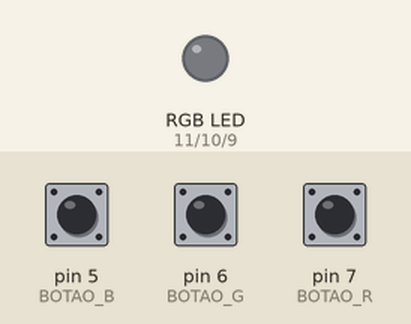
Simulated run of this sketch. Board: Arduino Uno, built with avr-gcc and run on an emulated ATmega328P. Shown: an RGB LED mixed from three pins (HIGH = lit). Inputs (shaded band) come from the test bench; at power-on: pin 5 (BOTAO_B) HIGH, pin 6 (BOTAO_G) HIGH, pin 7 (BOTAO_R) HIGH.

Above: at 1.2 s.
1.3 s: pin 5 (BOTAO_B) pulled LOW for 0.15 s
At 1.4 s:
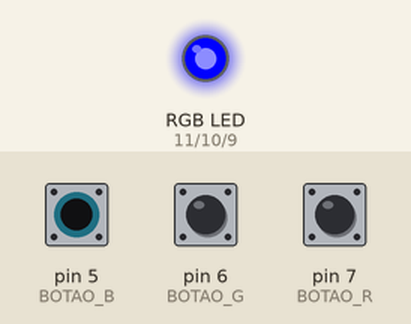
3.0 s: pin 6 (BOTAO_G) pulled LOW for 0.15 s
At 3.1 s:
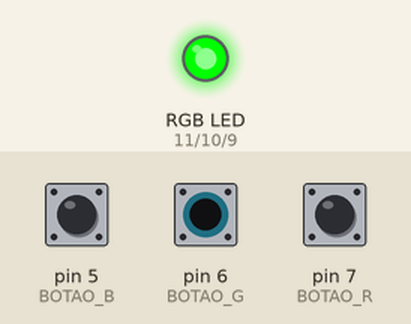
4.7 s: pin 7 (BOTAO_R) pulled LOW for 0.15 s
At 4.8 s:
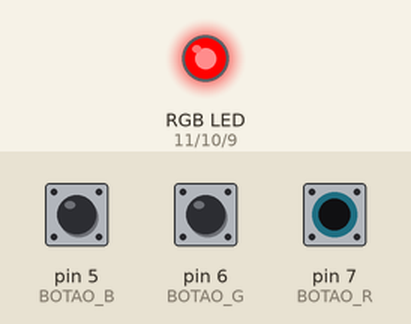
6.4 s: pin 7 (BOTAO_R) pulled LOW for 3.2 s
At 10.8 s:
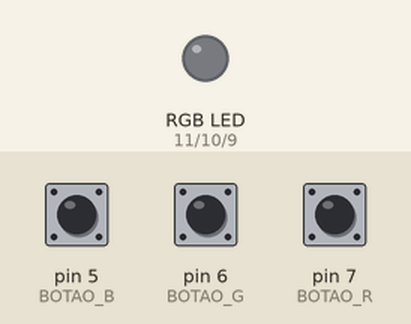
11.1 s: pin 5 (BOTAO_B) pulled LOW for 3.2 s
At 12.2 s:
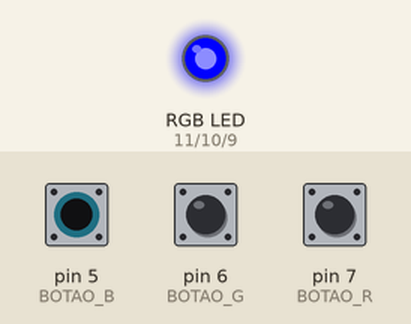
15.8 s: pin 5 (BOTAO_B) driven LOW and pin 6 (BOTAO_G) driven LOW
At 17.1 s:
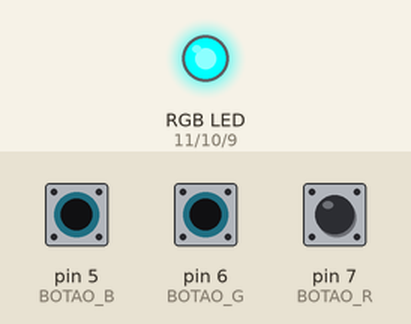
Timing chart, 0 to 18.3 s (numbered marks = the images above; inputs shaded):
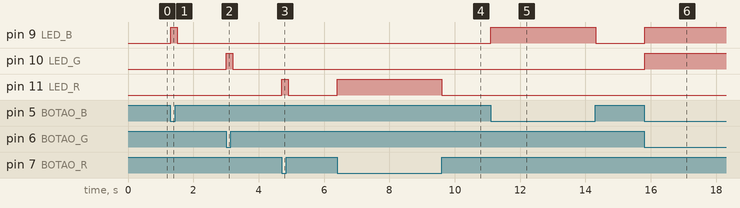

The sketch:

led-red-green-blue.ino
```cpp
/**
 * Projeto exemplo para uso do LED RGB.
 * Aciona as três cores do LED RGB atraves de botoes.
 */

// definicao dos pinos
const int LED_R = 11;
const int LED_G = 10;
const int LED_B = 9;

const int BOTAO_R = 7;
const int BOTAO_G = 6;
const int BOTAO_B = 5;

// variaveis para armazenar estados dos botoes
int leituraBotaoR;
int leituraBotaoG;
int leituraBotaoB;

void setup() {
  pinMode(LED_R, OUTPUT);
  pinMode(LED_G, OUTPUT);
  pinMode(LED_B, OUTPUT);
  pinMode(BOTAO_R, INPUT_PULLUP);
  pinMode(BOTAO_G, INPUT_PULLUP);
  pinMode(BOTAO_B, INPUT_PULLUP);
}

void loop() {
  leituraBotaoR = digitalRead(BOTAO_R);
  leituraBotaoG = digitalRead(BOTAO_G);
  leituraBotaoB = digitalRead(BOTAO_B);

  // se botao R pressionado (LOW), liga led Red, senao, apaga
  if (leituraBotaoR == LOW) analogWrite(LED_R, 255); else analogWrite(LED_R, 0);
  // se botao G pressionado (LOW), liga led Green, senao, apaga
  if (leituraBotaoG == LOW) analogWrite(LED_G, 255); else analogWrite(LED_G, 0);
  // se botao B pressionado (LOW), liga led Blue, senao, apaga
  if (leituraBotaoB == LOW) analogWrite(LED_B, 255); else analogWrite(LED_B, 0);

  delay(100); // aguarda .1 segundo para a proxima leitura
}
```

Measured:
- after the input at 1.3 s, pin 9 (LED_B): LOW → HIGH at once, → LOW 0.20 s later
- after the input at 3.0 s, pin 10 (LED_G): LOW → HIGH at once, → LOW 0.20 s later
- after the input at 4.7 s, pin 11 (LED_R): LOW → HIGH at once, → LOW 0.20 s later
- after the input at 6.4 s, pin 11 (LED_R): LOW → HIGH at once, → LOW 3.2 s later
- after the input at 11.1 s, pin 9 (LED_B): LOW → HIGH at once, → LOW 3.2 s later
- after the input at 15.8 s, pin 9 (LED_B), pin 10 (LED_G): LOW → HIGH at once
